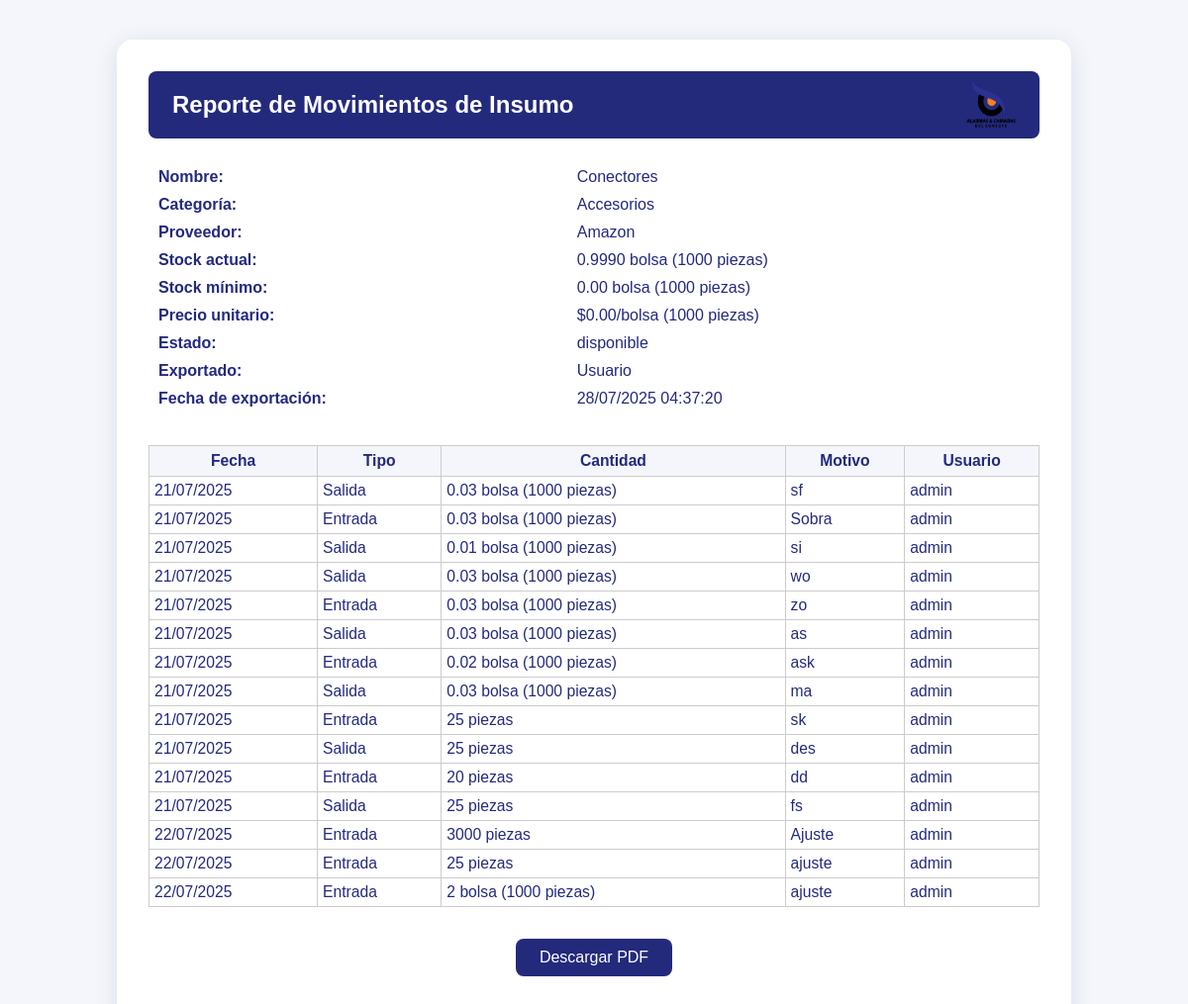
The app's page /insumos/reporte_html.php?insumo_id=3 with its own data.
### tables this page shows
CREATE TABLE `insumos` (
  `insumo_id` int(11) NOT NULL,
  `product_id` int(11) DEFAULT NULL,
  `category_id` int(11) DEFAULT NULL,
  `supplier_id` int(11) DEFAULT NULL,
  `nombre` varchar(100) DEFAULT NULL,
  `categoria` varchar(50) DEFAULT NULL,
  `unidad` varchar(20) DEFAULT NULL,
  `imagen` varchar(255) DEFAULT NULL,
  `cantidad` decimal(12,4) DEFAULT NULL,
  `minimo` decimal(10,2) DEFAULT NULL,
  `precio_unitario` decimal(10,2) DEFAULT NULL,
  `ubicacion` varchar(100) DEFAULT NULL,
  `estado` enum('disponible','bajo_stock','agotado') DEFAULT NULL,
  `consumo_semanal` decimal(10,2) DEFAULT NULL,
  `ultima_actualizacion` timestamp NOT NULL DEFAULT current_timestamp(),
  `is_active` tinyint(1) DEFAULT NULL,
  `created_at` timestamp NOT NULL DEFAULT current_timestamp(),
  `updated_at` timestamp NOT NULL DEFAULT current_timestamp() ON UPDATE current_timestamp()
);

CREATE TABLE `categories` (
  `category_id` int(11) NOT NULL,
  `name` varchar(100) DEFAULT NULL,
  `parent_category_id` int(11) DEFAULT NULL
);

CREATE TABLE `suppliers` (
  `supplier_id` int(11) NOT NULL,
  `name` varchar(100) NOT NULL,
  `contact_name` varchar(100) DEFAULT NULL,
  `phone` varchar(20) DEFAULT NULL,
  `email` varchar(100) DEFAULT NULL,
  `address` text DEFAULT NULL
);

CREATE TABLE `insumos_movements` (
  `insumo_movement_id` int(11) NOT NULL,
  `insumo_id` int(11) DEFAULT NULL,
  `user_id` int(11) DEFAULT NULL,
  `tipo_movimiento` enum('entrada','salida') DEFAULT NULL,
  `cantidad` decimal(12,4) DEFAULT NULL,
  `piezas_movidas` decimal(10,2) DEFAULT NULL COMMENT 'Cantidad exacta de piezas movidas, si aplica',
  `motivo` text DEFAULT NULL,
  `fecha_movimiento` timestamp NOT NULL DEFAULT current_timestamp()
);

CREATE TABLE `users` (
  `user_id` int(11) NOT NULL,
  `username` varchar(50) NOT NULL,
  `email` varchar(100) NOT NULL,
  `password` varchar(255) NOT NULL,
  `first_name` varchar(50) DEFAULT NULL,
  `last_name` varchar(50) DEFAULT NULL,
  `phone` varchar(20) DEFAULT NULL,
  `role_id` int(11) NOT NULL,
  `custom_permissions` longtext DEFAULT NULL CHECK (json_valid(`custom_permissions`)),
  `is_active` tinyint(1) DEFAULT 1,
  `last_login` timestamp NULL DEFAULT NULL,
  `created_at` timestamp NOT NULL DEFAULT current_timestamp(),
  `updated_at` timestamp NOT NULL DEFAULT current_timestamp() ON UPDATE current_timestamp()
);

### insumos/reporte_html.php (the view, shortened to what this page needs)
<?php
require_once '../connection.php';
$insumo_id = isset($_GET['insumo_id']) ? intval($_GET['insumo_id']) : 0;
$stmt = $mysqli->prepare("SELECT i.*, c.name as categoria_nombre, s.name as proveedor_nombre FROM insumos i LEFT JOIN categories c ON i.category_id = c.category_id LEFT JOIN suppliers s ON i.supplier_id = s.supplier_id WHERE i.insumo_id = ?");
$stmt->bind_param('i', $insumo_id);
$stmt->execute();
$insumo = $stmt->get_result()->fetch_assoc();
$stmt = $mysqli->prepare("SELECT m.*, u.username as usuario FROM insumos_movements m LEFT JOIN users u ON m.user_id = u.user_id WHERE m.insumo_id = ? ORDER BY m.fecha_movimiento ASC");
$stmt->bind_param('i', $insumo_id);
$stmt->execute();
$movs = $stmt->get_result()->fetch_all(MYSQLI_ASSOC);
$logo = '../assets/img/LogoWeb.png';
?>
<!DOCTYPE html>
<html lang="es">
<head>
</head>
<body>
    <div class="reporte-container" id="reportePDF">
        <div class="header-row">
            <div class="titulo">Reporte de Movimientos de Insumo</div>
            <img src="<?= $logo ?>" class="logo" alt="Logo">
        </div>
        <table class="tabla-datos">
            <tr><td><b>Nombre:</b></td><td><?= htmlspecialchars($insumo['nombre']) ?></td></tr>
            <tr><td><b>Categoría:</b></td><td><?= htmlspecialchars($insumo['categoria_nombre']) ?></td></tr>
            <tr><td><b>Proveedor:</b></td><td><?= htmlspecialchars($insumo['proveedor_nombre']) ?></td></tr>
            <tr><td><b>Stock actual:</b></td><td><?= htmlspecialchars($insumo['cantidad']) . ' ' . htmlspecialchars($insumo['unidad']) ?></td></tr>
            <tr><td><b>Stock mínimo:</b></td><td><?= htmlspecialchars($insumo['minimo']) . ' ' . htmlspecialchars($insumo['unidad']) ?></td></tr>
            <tr><td><b>Precio unitario:</b></td><td>$<?= htmlspecialchars($insumo['precio_unitario']) ?>/<?= htmlspecialchars($insumo['unidad']) ?></td></tr>
            <tr><td><b>Estado:</b></td><td><?= htmlspecialchars($insumo['estado']) ?></td></tr>
            <tr><td><b>Exportado:</b></td><td><?= isset($_SESSION['username']) ? htmlspecialchars($_SESSION['username']) : 'Usuario' ?></td></tr>
            <tr><td><b>Fecha de exportación:</b></td><td><?= date('d/m/Y H:i:s') ?></td></tr>
        </table>
        <table class="tabla-movs">
            <tr><th>Fecha</th><th>Tipo</th><th>Cantidad</th><th>Motivo</th><th>Usuario</th></tr>
            <?php if (count($movs) > 0): foreach ($movs as $mov): ?>
                <tr>
                    <td><?= date('d/m/Y', strtotime($mov['fecha_movimiento'])) ?></td>
                    <td><?= $mov['tipo_movimiento'] === 'entrada' ? 'Entrada' : 'Salida' ?></td>
                    <td>
                        <?php
                        if ($mov['piezas_movidas'] && floatval($mov['piezas_movidas']) > 0) {
                            echo intval($mov['piezas_movidas']) . ' piezas';
                        } else {
                            echo floatval($mov['cantidad']) . ' ' . htmlspecialchars($insumo['unidad']);
                        }
                        ?>
                    </td>
                    <td><?= htmlspecialchars($mov['motivo'] ?: 'Sin motivo') ?></td>
                    <td><?= htmlspecialchars($mov['usuario'] ?: 'Sistema') ?></td>
                </tr>
            <?php endforeach; else: ?>
                <tr><td colspan="5" style="text-align:center;">No hay movimientos registrados</td></tr>
            <?php endif; ?>
        </table>
        <div style="text-align:center; margin-top:32px;">
            <button class="btn-descargar" onclick="descargarPDF()"><i class="bi bi-file-earmark-pdf"></i> Descargar PDF</button>
        </div>
    </div>
</body>
</html>

### insumos/reporte_html.php (style rules this page uses)
body { font-family: Arial, sans-serif; color: #232a7c; background: #f4f6fb; }
.reporte-container { background: #fff; max-width: 900px; margin: 40px auto; border-radius: 16px; box-shadow: 0 4px 24px rgba(18,24,102,0.10); padding: 32px; }
.header-row { display: flex; align-items: center; justify-content: space-between; background: #232a7c; border-radius: 8px; padding: 10px 24px 10px 24px; margin-bottom: 24px; }
.titulo { color: #fff; font-size: 1.5em; font-weight: bold; text-align: left; margin: 0; }
.logo { height: 48px; margin-left: 16px; }
.tabla-datos { margin: 24px 0 32px 0; width: 100%; }
.tabla-datos td { padding: 4px 8px; }
.tabla-movs { border-collapse: collapse; width: 100%; font-size: 0.98em; }
.tabla-movs th { background: #f4f6fb; color: #232a7c; font-weight: bold; border: 1px solid #ccc; padding: 6px; }
.tabla-movs td { border: 1px solid #ccc; padding: 5px; }
.btn-descargar { background: #232a7c; color: #fff; border: none; padding: 10px 24px; border-radius: 8px; font-size: 1em; cursor: pointer; margin-bottom: 24px; }

### records on screen
insumos: nombre "Conectores", category.name "Accesorios", supplier.name "Amazon", cantidad "0.9990", unidad "bolsa (1000 piezas)", minimo "0.00", precio_unitario "0.00", estado "disponible"
insumos_movements: fecha_movimiento "21/07/2025", tipo_movimiento "Salida", cantidad "0.03", insumo.unidad "bolsa (1000 piezas)", motivo "sf", user.username "admin"
insumos_movements: fecha_movimiento "21/07/2025", tipo_movimiento "Entrada", cantidad "0.03", insumo.unidad "bolsa (1000 piezas)", motivo "Sobra", user.username "admin"
insumos_movements: fecha_movimiento "21/07/2025", tipo_movimiento "Salida", cantidad "0.01", insumo.unidad "bolsa (1000 piezas)", motivo "si", user.username "admin"
insumos_movements: fecha_movimiento "21/07/2025", tipo_movimiento "Salida", cantidad "0.03", insumo.unidad "bolsa (1000 piezas)", motivo "wo", user.username "admin"
insumos_movements: fecha_movimiento "21/07/2025", tipo_movimiento "Entrada", cantidad "0.03", insumo.unidad "bolsa (1000 piezas)", motivo "zo", user.username "admin"
insumos_movements: fecha_movimiento "21/07/2025", tipo_movimiento "Salida", cantidad "0.03", insumo.unidad "bolsa (1000 piezas)", motivo "as", user.username "admin"
insumos_movements: fecha_movimiento "21/07/2025", tipo_movimiento "Entrada", cantidad "0.02", insumo.unidad "bolsa (1000 piezas)", motivo "ask", user.username "admin"
insumos_movements: fecha_movimiento "21/07/2025", tipo_movimiento "Salida", cantidad "0.03", insumo.unidad "bolsa (1000 piezas)", motivo "ma", user.username "admin"
insumos_movements: fecha_movimiento "21/07/2025", tipo_movimiento "Entrada", piezas_movidas "25", motivo "sk", user.username "admin"
insumos_movements: fecha_movimiento "21/07/2025", tipo_movimiento "Salida", piezas_movidas "25", motivo "des", user.username "admin"
insumos_movements: fecha_movimiento "21/07/2025", tipo_movimiento "Entrada", piezas_movidas "20", motivo "dd", user.username "admin"
insumos_movements: fecha_movimiento "21/07/2025", tipo_movimiento "Salida", piezas_movidas "25", motivo "fs", user.username "admin"
insumos_movements: fecha_movimiento "22/07/2025", tipo_movimiento "Entrada", piezas_movidas "3000", motivo "Ajuste", user.username "admin"
insumos_movements: fecha_movimiento "22/07/2025", tipo_movimiento "Entrada", piezas_movidas "25", motivo "ajuste", user.username "admin"
insumos_movements: fecha_movimiento "22/07/2025", tipo_movimiento "Entrada", cantidad "2", insumo.unidad "bolsa (1000 piezas)", motivo "ajuste", user.username "admin"
